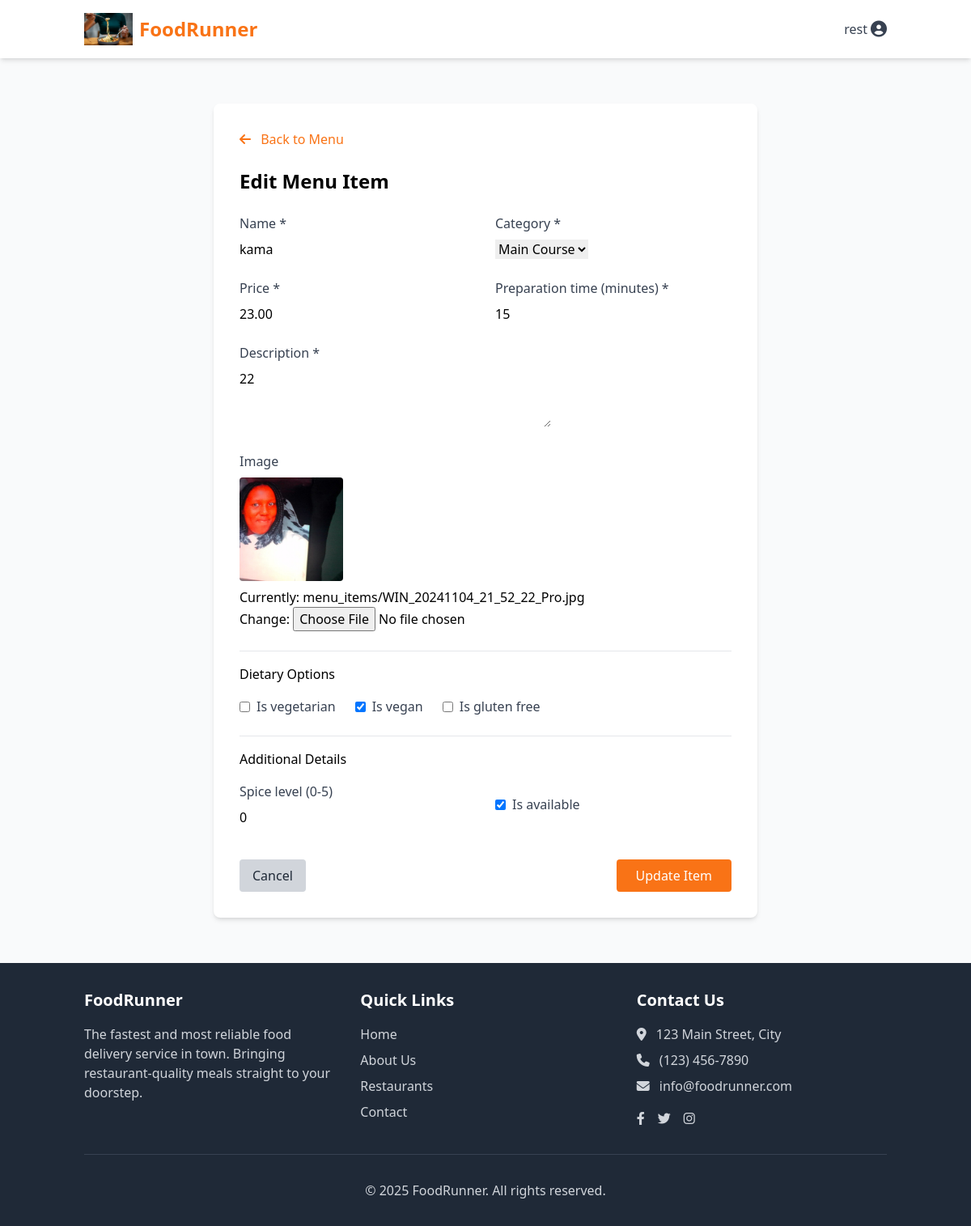
Screenshot of /restaurant/menu/edit/2/ (signed in) with the database file from the repository.
### core/models.py (models this page shows, shortened)
class User(AbstractUser):
    USER_TYPE_CHOICES = (
        ('customer', 'Customer'),
        ('restaurant', 'Restaurant Manager'),
        ('delivery', 'Delivery Person'),
        ('admin', 'Administrator'),
    )
    user_type = models.CharField(
        max_length=20,
        choices=USER_TYPE_CHOICES,
        default='customer'
    )
    phone_number = models.CharField(max_length=15, blank=True)
    profile_picture = models.ImageField(upload_to='profile_pics/', blank=True, null=True)

### restaurants/models.py (models this page shows, shortened)
class MenuItem(models.Model):
    CATEGORY_CHOICES = (
        ('appetizer', 'Appetizer'),
        ('main', 'Main Course'),
        ('dessert', 'Dessert'),
        ('beverage', 'Beverage'),
        ('side', 'Side Dish'),
    )
    restaurant = models.ForeignKey(Restaurant, on_delete=models.CASCADE, related_name='menu_items')
    name = models.CharField(max_length=100)
    description = models.TextField()
    image = models.ImageField(upload_to='menu_items/')
    price = models.DecimalField(max_digits=6, decimal_places=2)
    category = models.CharField(max_length=20, choices=CATEGORY_CHOICES)
    is_vegetarian = models.BooleanField(default=False)
    is_vegan = models.BooleanField(default=False)
    is_gluten_free = models.BooleanField(default=False)
    spice_level = models.PositiveSmallIntegerField(default=0, help_text='Spice level from 0 to 5')
    is_available = models.BooleanField(default=True)
    preparation_time = models.PositiveIntegerField(default=15, help_text='Preparation time in minutes')
    created_at = models.DateTimeField(auto_now_add=True)
    updated_at = models.DateTimeField(auto_now=True)

### restaurants/views.py (the view)
# urls.py: path('menu/edit/<int:item_id>/', views.edit_menu_item, name='edit_menu_item'),
@login_required
@restaurant_required
def edit_menu_item(request, item_id):
    restaurant = get_object_or_404(Restaurant, manager=request.user)
    menu_item = get_object_or_404(MenuItem, id=item_id, restaurant=restaurant)
    if request.method == 'POST':
        form = MenuItemForm(request.POST, request.FILES, instance=menu_item)
        if form.is_valid():
            form.save()
            messages.success(request, f"{menu_item.name} updated successfully.")
            return redirect('restaurants:menu')
    else:
        form = MenuItemForm(instance=menu_item)
    context = {
        'form': form,
        'restaurant': restaurant,
        'menu_item': menu_item,
        'action': 'Edit',
    }
    return render(request, 'restaurants/menu_item_form.html', context)

### restaurants/forms.py
class MenuItemForm(forms.ModelForm):
    class Meta:
        model = MenuItem
        fields = [
            'name', 'description', 'image', 'price', 'category',
            'is_vegetarian', 'is_vegan', 'is_gluten_free', 'spice_level',
            'is_available', 'preparation_time'
        ]
        widgets = {
            'description': forms.Textarea(attrs={'rows': 3}),
            'price': forms.NumberInput(attrs={'min': 0, 'step': 0.01}),
            'spice_level': forms.NumberInput(attrs={'min': 0, 'max': 5}),
            'preparation_time': forms.NumberInput(attrs={'min': 1}),
        }

### restaurants/templates/restaurants/menu_item_form.html (shortened to what this page needs)
{% extends 'base.html' %}
{% block content %}
<div class="max-w-2xl mx-auto bg-white p-8 rounded-lg shadow-md my-8">
    <div class="flex items-center mb-6">
        <a href="{% url 'restaurants:menu' %}" class="text-orange-500 hover:text-orange-700">
            <i class="fas fa-arrow-left mr-2"></i> Back to Menu
        </a>
    </div>
    <h1 class="text-2xl font-bold mb-6">{{ action }} Menu Item</h1>
    <form method="post" enctype="multipart/form-data" class="space-y-6">
        <div class="grid grid-cols-1 md:grid-cols-2 gap-6">
            <div>
                <label for="{{ form.name.id_for_label }}" class="block text-gray-700 font-medium mb-2">
                    {{ form.name.label }} *
                </label>
                {{ form.name }}
            </div>
            <div>
                <label for="{{ form.category.id_for_label }}" class="block text-gray-700 font-medium mb-2">
                    {{ form.category.label }} *
                </label>
                {{ form.category }}
            </div>
            <div>
                <label for="{{ form.price.id_for_label }}" class="block text-gray-700 font-medium mb-2">
                    {{ form.price.label }} *
                </label>
                {{ form.price }}
            </div>
            <div>
                <label for="{{ form.preparation_time.id_for_label }}" class="block text-gray-700 font-medium mb-2">
                    {{ form.preparation_time.label }} (minutes) *
                </label>
                {{ form.preparation_time }}
            </div>
        </div>
        <div>
            <label for="{{ form.description.id_for_label }}" class="block text-gray-700 font-medium mb-2">
                {{ form.description.label }} *
            </label>
            {{ form.description }}
        </div>
        <div>
            <label for="{{ form.image.id_for_label }}" class="block text-gray-700 font-medium mb-2">
                {{ form.image.label }}
            </label>
            {% if menu_item and menu_item.image %}
                <div class="mb-2">
                    <img src="{{ menu_item.image.url }}" alt="{{ menu_item.name }}" class="w-32 h-32 object-cover rounded">
                </div>
            {% endif %}
            {{ form.image }}
        </div>
        <div class="border-t border-gray-200 pt-4">
            <h2 class="font-medium mb-4">Dietary Options</h2>
            <div class="flex flex-wrap gap-6">
                <div class="flex items-center">
                    {{ form.is_vegetarian }}
                    <label for="{{ form.is_vegetarian.id_for_label }}" class="ml-2 block text-gray-700">
                        {{ form.is_vegetarian.label }}
                    </label>
                </div>
                <div class="flex items-center">
                    {{ form.is_vegan }}
                    <label for="{{ form.is_vegan.id_for_label }}" class="ml-2 block text-gray-700">
                        {{ form.is_vegan.label }}
                    </label>
                </div>
                <div class="flex items-center">
                    {{ form.is_gluten_free }}
                    <label for="{{ form.is_gluten_free.id_for_label }}" class="ml-2 block text-gray-700">
                        {{ form.is_gluten_free.label }}
                    </label>
                </div>
            </div>
        </div>
        <div class="border-t border-gray-200 pt-4">
            <h2 class="font-medium mb-4">Additional Details</h2>
            <div class="grid grid-cols-1 md:grid-cols-2 gap-6">
                <div>
                    <label for="{{ form.spice_level.id_for_label }}" class="block text-gray-700 font-medium mb-2">
                        {{ form.spice_level.label }} (0-5)
                    </label>
                    {{ form.spice_level }}
                </div>
                <div>
                    <div class="flex items-center h-full">
                        {{ form.is_available }}
                        <label for="{{ form.is_available.id_for_label }}" class="ml-2 block text-gray-700">
                            {{ form.is_available.label }}
                        </label>
                    </div>
                </div>
            </div>
        </div>
        <div class="flex justify-between pt-4">
            <a href="{% url 'restaurants:menu' %}" class="bg-gray-300 text-gray-800 py-2 px-4 rounded hover:bg-gray-400 transition duration-200">
                Cancel
            </a>
            <button type="submit" class="bg-orange-500 text-white py-2 px-6 rounded hover:bg-orange-600 transition duration-200">
                {% if action == 'Add' %}Add Item{% else %}Update Item{% endif %}
            </button>
        </div>
    </form>
</div>
{% endblock %}

### core/templates/base.html (shortened to what this page needs)
<!DOCTYPE html>
<html lang="en">
<head>
    {% load static %}
    <script src="https://cdn.tailwindcss.com"></script>
    <link rel="stylesheet" href="https://cdnjs.cloudflare.com/ajax/libs/font-awesome/6.4.0/css/all.min.css">
</head>
<body class="bg-gray-50 min-h-screen flex flex-col">
    <header class="bg-white shadow-md">
        <nav class="container mx-auto px-4 py-4 flex justify-between items-center">
            <a href="{% url 'landing' %}" class="flex items-center">
                <img src="{% static 'images/logo.png' %}" alt="FoodRunner Logo" class="h-10 w-auto mr-2">
                <span class="text-2xl font-bold text-orange-500">FoodRunner</span>
            </a>
            <div class="flex items-center space-x-4">
                {% if user.is_authenticated %}
                    <div class="relative group">
                        <button class="flex items-center text-gray-700 hover:text-orange-500">
                            <span class="mr-1">{{ user.username }}</span>
                            <i class="fas fa-user-circle text-xl"></i>
                        </button>
                    </div>
                {% else %}
                    <a href="{% url 'login' %}" class="text-gray-700 hover:text-orange-500 font-semibold">Login</a>
                    <a href="{% url 'register' %}" class="bg-orange-500 text-white px-4 py-2 rounded-md hover:bg-orange-600 font-semibold">Sign Up</a>
                {% endif %}
            </div>
        </nav>
    </header>
    <main class="flex-grow container mx-auto px-4 py-6">
        {% block content %}{% endblock %}
    </main>
    <footer class="bg-gray-800 text-white py-8">
        <div class="container mx-auto px-4">
            <div class="grid grid-cols-1 md:grid-cols-3 gap-8">
                <div>
                    <h3 class="text-xl font-semibold mb-4">FoodRunner</h3>
                    <p class="text-gray-300">
                        The fastest and most reliable food delivery service in town. Bringing restaurant-quality meals straight to your doorstep.
                    </p>
                </div>
                <div>
                    <h3 class="text-xl font-semibold mb-4">Quick Links</h3>
                    <ul class="space-y-2">
                        <li><a href="{% url 'landing' %}" class="text-gray-300 hover:text-orange-400">Home</a></li>
                        <li><a href="#" class="text-gray-300 hover:text-orange-400">About Us</a></li>
                        <li><a href="#" class="text-gray-300 hover:text-orange-400">Restaurants</a></li>
                        <li><a href="#" class="text-gray-300 hover:text-orange-400">Contact</a></li>
                    </ul>
                </div>
                <div>
                    <h3 class="text-xl font-semibold mb-4">Contact Us</h3>
                    <p class="text-gray-300 mb-2">
                        <i class="fas fa-map-marker-alt mr-2"></i> 123 Main Street, City
                    </p>
                    <p class="text-gray-300 mb-2">
                        <i class="fas fa-phone mr-2"></i> (123) 456-7890
                    </p>
                    <p class="text-gray-300 mb-2">
                        <i class="fas fa-envelope mr-2"></i> info@foodrunner.com
                    </p>
                    <div class="flex space-x-4 mt-4">
                        <a href="#" class="text-gray-300 hover:text-orange-400"><i class="fab fa-facebook-f"></i></a>
                        <a href="#" class="text-gray-300 hover:text-orange-400"><i class="fab fa-twitter"></i></a>
                        <a href="#" class="text-gray-300 hover:text-orange-400"><i class="fab fa-instagram"></i></a>
                    </div>
                </div>
            </div>
            <div class="border-t border-gray-700 mt-8 pt-8 text-center text-gray-300">
                <p>&copy; 2025 FoodRunner. All rights reserved.</p>
            </div>
        </div>
    </footer>
</body>
</html>

### rows the page displays
User: username "rest"
MenuItem: name "kama", category "Main Course", price "23.00", preparation_time "15", description "22", image (picture), is_vegan "☑", spice_level "0", is_available "☑"

### other values shown
{{ action }} "Edit"
